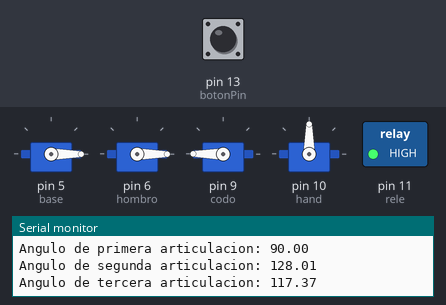
This sketch was run on a simulated Arduino Uno, built with avr-gcc and run on an emulated ATmega328P. On the bench: 4 × servo, switched loads named in the sketch (green lamp = pin HIGH), the last lines printed to the serial monitor. Inputs (shaded band) come from the test bench; at power-on: pin 13 (botonPin) HIGH.

Above: at 4.5 s.
4.6 s: pin 13 (botonPin) pulled LOW for 3.2 s
At 8.3 s:
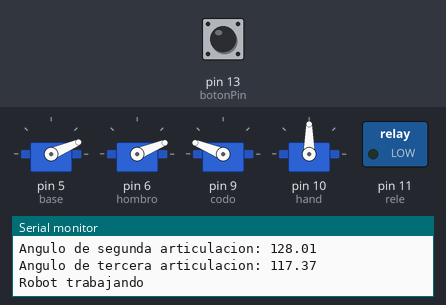
19.2 s: pin 13 (botonPin) pulled LOW for 1 s
At 22.4 s:
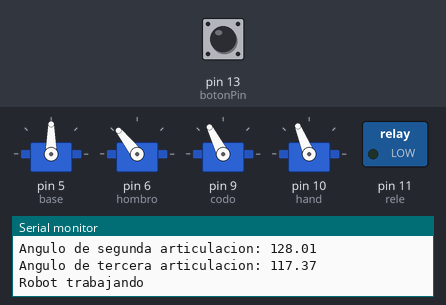
At 23.2 s:
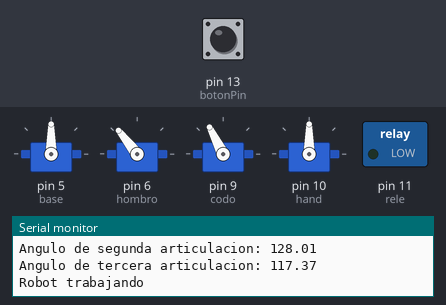
Timing chart, 0 to 29.0 s (numbered marks = the images above; inputs shaded):
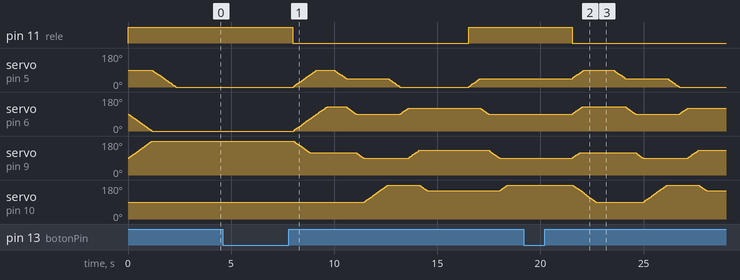

The sketch:

Prueva_de_articulaciones.ino
```cpp
#include <VarSpeedServo.h>
#include <Wire.h>

VarSpeedServo base;    //amarillo.
VarSpeedServo hombro;  //rojo.
VarSpeedServo codo;    //verde.
VarSpeedServo hand;    //negro.


/*En este espacio se declararan las variables necesarias para la obtencion de los angulos del robot por medio de cinematica inversa*/
float longs[] = {8,9,15.5};  //Valores de longitudes entre ejes de rotacion(cm).
float qn[] = {0,0,0};       //Valores de angulos de los ejes de rotacion.
float Pn[] = {12,0,1}; //Valores del efector final X,Y,Z.
/////////////////////////////////////////////////////////////////
const int V[] ={50,50};  //Valor de la velocidad de los motores
float se,h,a1,a2,a3,z1,co,y1,O = 0;  //variables globales.

const int botonPin = 13; // Pin conectado al botón

bool estadoBoton;        // Variable para almacenar el estado del botón
bool ultimoEstadoBoton;  // Variable para almacenar el último estado del botón
bool botonPresionado = false; // Variable para controlar el estado del botón
/////////
const int rele = 11; //Pin que activara un relevador
//Pines para comunicacion I2C

const int datos = 6;
byte Auxiliar[datos];
byte Coordenadas[datos/2];

void setup() {
  //asignacion de los pines para los servomotores.
  base.attach(5);
  hombro.attach(6);
  codo.attach(9);
  hand.attach(10);
  //inicializacion de comunicacion serial.
  Serial.begin(9600);
  //configuracion de pines
  pinMode(botonPin, INPUT_PULLUP);
  pinMode(rele, OUTPUT);
  digitalWrite(rele, HIGH);
  Posicion_inicialC();
  ///// configuracion de comunicacion.
  Wire.begin(1); // Configuramos el esclavo con dirección 1
  Wire.onReceive(receiveEvent); // Configuramos la función para manejar eventos de recepción

}

void loop() {
  cinematica_inversa(longs,Pn,qn);
  Angulos();
  estadoBoton = digitalRead(botonPin);

  // Comprueba si el botón ha sido presionado
  // Comprueba si el botón ha sido presionado y suelto
  if (estadoBoton != ultimoEstadoBoton && estadoBoton == HIGH) {
    // Invierte el estado del botón presionado
    botonPresionado = !botonPresionado;
    // Si el botón está presionado, coloca el robot en la posición de trabajo
    if (botonPresionado) {
      Posicion_E();
      Serial.println("Robot trabajando");
      digitalWrite(rele,LOW);
      delay(2000);
      Posicion_media();
      Posicion_final();
      delay(2000);
      digitalWrite(rele,HIGH);
      botonPresionado = !botonPresionado;
      Posicion_media();
    } else {
      // Si el botón no está presionado, coloca el robot en la posición de descanso
      Posicion_inicialC();
      Serial.println("Robot en descanso");
      digitalWrite(rele,HIGH);
    }
  }
  // Almacena el último estado del botón
  ultimoEstadoBoton = estadoBoton;

}

//Funcion de cinematica inversa.
void cinematica_inversa(float longs[], float Pn[], float qn[]){ //datos que se ingresan a la funcion para que pueda realizar los calculos.
  //calculos para el primer angulo.
  qn[0] = degrees(atan2(Pn[0],Pn[1]));  //Valor para el angulo de rotacion de la base.

  //calculos para el segundo angulo del robot.
  z1 = Pn[2] - longs[0];                    //representa la altura relativa del efector final con respecto a la segunda articulacion.
  y1 = sqrt(pow(Pn[0],2) + pow(Pn[1],2));   //representa la distancia relativa en Y ya que es mas facil realizar los calculos en dos dimenciones.
  h = sqrt(pow(z1,2) + pow(y1,2));          //representa la distancia que existe entre el efector final y la 2da articulacion.

  a1 = degrees(atan2(z1,y1));                                                          //angulo que se genera entre la altura y la distancia relativas del efector final con respecto a la segunda articulacion.
  a2 = degrees(acos((pow(longs[1],2) + pow(h,2) - pow(longs[2],2))/(2*longs[1]*h)));   //angulo generado entre la recta h y la segunda longitud.
  O = a1 + a2;                                                                         //angulo en el que se encuentra en sentido de las manesillas del reloj.
  qn[1] = 180 - O;                                                                     //angulo para el servomotor, esto dado por la construccion del robot.

  //calculos para el tercer angulo del robot.
  a3 = degrees(acos((pow(longs[1],2) + pow(longs[2],2) - pow(h,2))/(2*longs[1]*longs[2])));   //angulo que se crea entre la segunda longitud y la tercera.
  qn[2] = 180 - a3;                                                                           //angulo para el servo motor igual dado por construccion del robot.

}

void Posicion_E(){                   //Posicion deseada por medio de cinematica inversa
  base.write(qn[0],V[1],false);
  hombro.write(qn[1],V[1],false);
  codo.write(qn[2],V[1],false);
  hand.write(90,V[0],false);
}

void Posicion_inicialC(){           //Una posicion de descanso del
  hand.write(90,V[0],true);
  hombro.write(0,V[1],false);
  codo.write(180,V[1],true);
  base.write(0,V[1],true);
  delay(1000);
}

void Posicion_final(){
  base.write(0,V[1],true);
  hombro.write(120,V[1],true);
  codo.write(130,V[1],true);
  hand.write(150,V[0],true);
}

void Posicion_media(){
  base.write(45,V[1],true);
  hombro.write(90,V[1],true);
  codo.write(90,V[1],true);
  hand.write(180,V[0],true);
}

void Angulos(){
  Serial.print("Angulo de primera articulacion: ");
  Serial.println(qn[0]);
  Serial.print("Angulo de segunda articulacion: ");
  Serial.println(qn[1]);
  Serial.print("Angulo de tercera articulacion: ");
  Serial.println(qn[2]);
  delay(1500);
}

void receiveEvent(int howMany) {
  if (howMany >= sizeof(Auxiliar)) { // Verificamos si se recibieron suficientes datos
    for (int i = 0; i < datos; i++) {
      Auxiliar[i] = Wire.read(); // Leemos los datos como bytes
    }
    for (int i = 0; i < 6; i++) {
      if (Auxiliar[i] != 0){
        Coordenadas[i/2]= Auxiliar[i];
      }
    }
  }
}

void imprimirCoordenadas(){
  Serial.print("Coordenadas: ");
  for(int i = 0; i < 3; i++){
    Serial.print(Coordenadas[i]);
    Serial.print(" ");
  }
  Serial.println();
}
```

Measured:
- after the input at 19.2 s, pin 11 (rele): HIGH → LOW after 2.3 s; servo on pin 5 (base): rises from 45° to 90° in 0.56 s, then falls to 0° in 4.6 s
